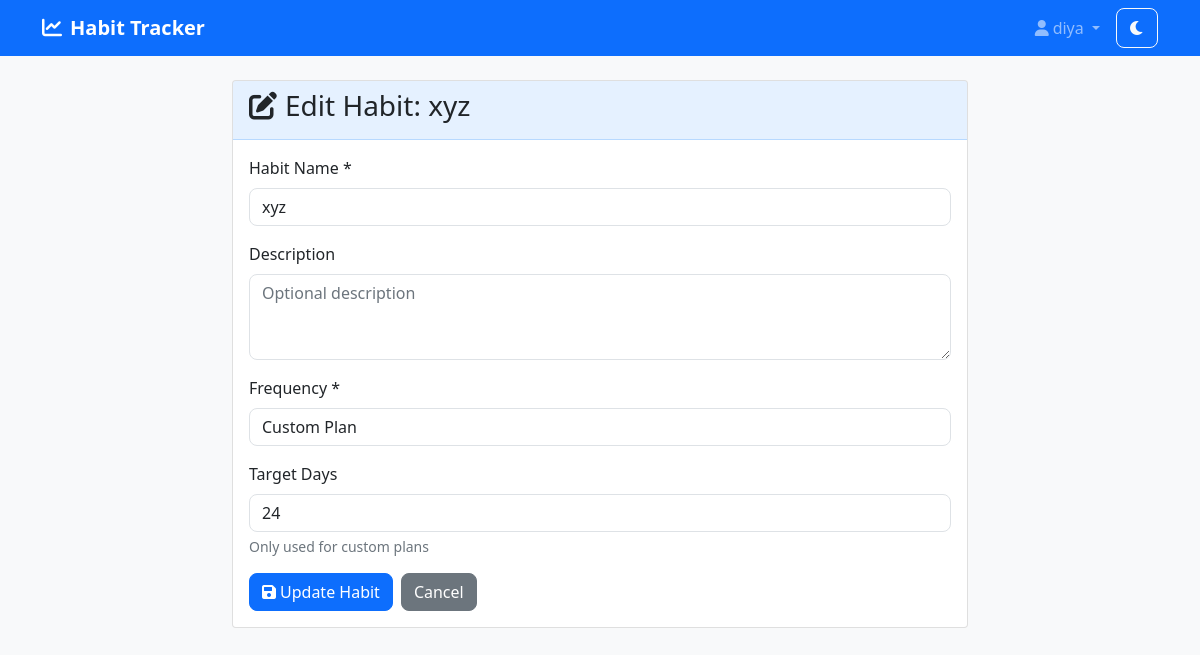
The page /edit/34/ (signed in) on the database its author committed.
### habits/models.py (models this page shows, shortened)
class Habit(models.Model):
    FREQUENCY_CHOICES = [
        ('daily', 'Daily'),
        ('weekly', 'Weekly'),
        ('weekends', 'Weekends Only'),
        ('3x_week', '3x per Week'),
        ('custom', 'Custom Plan'),
    ]
    user = models.ForeignKey(User, on_delete=models.CASCADE)
    name = models.CharField(max_length=200)
    description = models.TextField(blank=True)
    frequency = models.CharField(max_length=20, choices=FREQUENCY_CHOICES, default='daily')
    target_days = models.IntegerField(default=21)  # For custom plans
    created_at = models.DateTimeField(auto_now_add=True)
    is_active = models.BooleanField(default=True)
    from datetime import date, timedelta

### habits/views.py (the view)
# urls.py: path('edit/<int:habit_id>/', views.edit_habit, name='edit_habit'),
@login_required
def edit_habit(request, habit_id):
    habit = get_object_or_404(Habit, id=habit_id, user=request.user)
    if request.method == 'POST':
        form = HabitForm(request.POST, instance=habit)
        if form.is_valid():
            form.save()
            messages.success(request, f'Habit "{habit.name}" updated successfully!')
            return redirect('dashboard')
    else:
        form = HabitForm(instance=habit)
    return render(request, 'habits/edit_habit.html', {'form': form, 'habit': habit})

### habits/forms.py
class HabitForm(forms.ModelForm):
    class Meta:
        model = Habit
        fields = ['name', 'description', 'frequency', 'target_days']
        widgets = {
            'name': forms.TextInput(attrs={'class': 'form-control', 'placeholder': 'Enter habit name'}),
            'description': forms.Textarea(attrs={'class': 'form-control', 'rows': 3, 'placeholder': 'Optional description'}),
            'frequency': forms.Select(attrs={'class': 'form-control'}),
            'target_days': forms.NumberInput(attrs={'class': 'form-control', 'min': 1, 'max': 365}),
        }
    def __init__(self, *args, **kwargs):
        super().__init__(*args, **kwargs)
        self.fields['target_days'].help_text = "Only used for custom plans"

### templates/habits/edit_habit.html (shortened to what this page needs)
{% extends 'base.html' %}
{% block content %}
<div class="row justify-content-center">
    <div class="col-md-8">
        <div class="card">
            <div class="card-header">
                <h3><i class="fas fa-edit me-2"></i>Edit Habit: {{ habit.name }}</h3>
            </div>
            <div class="card-body">
                <form method="post">
                    <div class="mb-3">
                        <label for="{{ form.name.id_for_label }}" class="form-label">Habit Name *</label>
                        {{ form.name }}
                    </div>
                    <div class="mb-3">
                        <label for="{{ form.description.id_for_label }}" class="form-label">Description</label>
                        {{ form.description }}
                    </div>
                    <div class="mb-3">
                        <label for="{{ form.frequency.id_for_label }}" class="form-label">Frequency *</label>
                        {{ form.frequency }}
                    </div>
                    <div class="mb-3" id="target-days-field">
                        <label for="{{ form.target_days.id_for_label }}" class="form-label">Target Days</label>
                        {{ form.target_days }}
                        <div class="form-text">{{ form.target_days.help_text }}</div>
                    </div>
                    <div class="d-flex gap-2">
                        <button type="submit" class="btn btn-primary">
                            <i class="fas fa-save me-1"></i>Update Habit
                        </button>
                        <a href="{% url 'dashboard' %}" class="btn btn-secondary">Cancel</a>
                    </div>
                </form>
            </div>
        </div>
    </div>
</div>
{% endblock %}

### templates/base.html (shortened to what this page needs)
<!DOCTYPE html>
<html lang="en">
<head>
    <link href="https://cdn.jsdelivr.net/npm/bootstrap@5.1.3/dist/css/bootstrap.min.css" rel="stylesheet">
    <link href="https://cdnjs.cloudflare.com/ajax/libs/font-awesome/6.0.0/css/all.min.css" rel="stylesheet">
    <link href="{% load static %}{% static 'css/style.css' %}" rel="stylesheet">
</head>
<body>
    <nav class="navbar navbar-expand-lg navbar-dark bg-primary">
        <div class="container">
            <a class="navbar-brand" href="{% url 'dashboard' %}">
                <i class="fas fa-chart-line me-2"></i>Habit Tracker
            </a>
            {% if user.is_authenticated %}
            <div class="navbar-nav ms-auto">
                <div class="nav-item dropdown">
                    <a class="nav-link dropdown-toggle" href="#" role="button" data-bs-toggle="dropdown">
                        <i class="fas fa-user me-1"></i>{{ user.username }}
                    </a>
                </div>
                <button class="btn btn-outline-light ms-2" id="darkModeToggle">
                    <i class="fas fa-moon"></i>
                </button>
            </div>
            {% endif %}
        </div>
    </nav>
    <main class="container mt-4">
        {% block content %}
        {% endblock %}
    </main>
    <script src="{% load static %}{% static 'js/main.js' %}"></script>
</body>
</html>

### static/css/style.css (style rules this page uses)
:root { --primary-color: #007bff; --secondary-color: #6c757d; --success-color: #28a745; --danger-color: #dc3545; --warning-color: #ffc107; --info-color: #17a2b8; --light-color: #f8f9fa; --dark-color: #343a40; }
body { font-family: "Segoe UI", Tahoma, Geneva, Verdana, sans-serif; background-color: #f8f9fa; transition: background-color 0.3s ease, color 0.3s ease; }
.form-control { border-radius: 8px; border: 1px solid #dee2e6; transition: border-color 0.15s ease-in-out, box-shadow 0.15s ease-in-out; }
.btn { border-radius: 8px; font-weight: 500; transition: all 0.2s ease; }
.navbar-brand { font-weight: 600; font-size: 1.25rem; }
.card-header { background-color: rgba(0, 123, 255, 0.1); border-bottom: 1px solid rgba(0, 123, 255, 0.2); font-weight: 600; }

### rows shown on the page
Habit: name "xyz", frequency "Custom Plan", target_days "24"

### other values the page prints
{{ user.username }} "diya"
